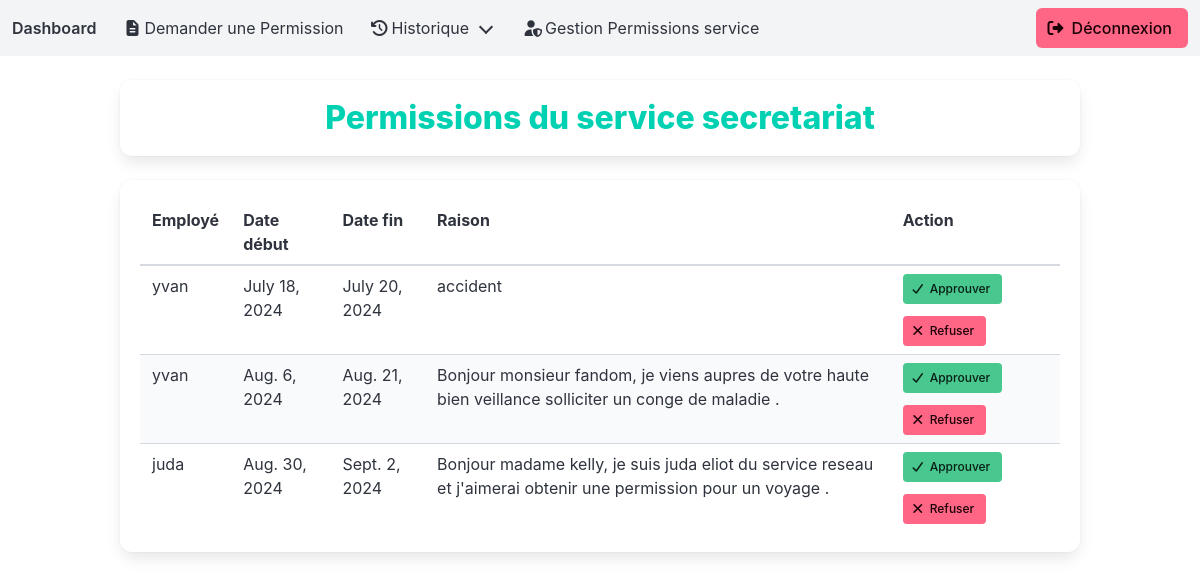
/permissions-service/ (signed in), run on the app's committed database.
### presence/models.py (models this page shows, shortened)
class Service(models.Model):
    name = models.CharField(max_length=100)

class Permission(models.Model):
    STATUT_CHOICES = [
        ('en cour de traitement', 'en cour de traitement'),
        ('approuvé', 'approuvé'),
        ('refusé', 'refusé'),
    ]
    ETAT_CHOICES = [
        ('en cour ', 'en cour '),
        ('terminé', 'terminé'),
    ]
    employee = models.ForeignKey(Employee, on_delete=models.CASCADE, default='none')
    start_date = models.DateField()
    end_date = models.DateField()
    reason = models.TextField()
    is_approved = models.CharField(max_length=25, choices=STATUT_CHOICES, default='en cour de traitement')
    date_send = models.DateField(auto_now_add=True)
    etat = models.CharField(max_length=100, choices=STATUT_CHOICES,default='')
    bool = models.BooleanField(default=False)
    class Meta:
        unique_together = ('employee', 'start_date', 'end_date')

class Employee(models.Model):
    user = models.OneToOneField(User, on_delete=models.CASCADE)
    service = models.ForeignKey(Service, on_delete=models.CASCADE, null=True, blank=True)
    is_manager = models.BooleanField(default=False)  # Ajout du champ pour gérer le chef de service
    class Meta:
        constraints = [
            models.UniqueConstraint(
                fields=['service'],
                condition=models.Q(is_manager=True),  # Vérifie que le chef est unique par service
                name='unique_manager_per_service'
            )
        ]

### presence/views.py (the view)
# urls.py: path('permissions-service/', views.permissions_service, name='permissions_service'),
@login_required
def permissions_service(request):
    if request.user.employee.is_manager:
        emp = Employee.objects.get(user=request.user)
        service = emp.service.name
        permissions = Permission.objects.filter(employee__service=emp.service, bool=False)
        return render(request, 'presence/permissions_service.html', {'permissions': permissions, 'service': service})
    else:
        return redirect('dashboard')

### presence/templates/presence/permissions_service.html (shortened to what this page needs)
{% extends 'presence/base_admin.html' %}
{% block admin_content %}
  <div class="container my-5">
    <div class="box has-text-centered">
      <h1 class="title is-3 has-text-primary">Permissions du service {{service}}</h1>
    </div>
    <div class="box">
      <div class="table-container">
        <table class="table is-striped is-hoverable is-fullwidth">
          <thead>
            <tr>
              <th>Employé</th>
              <th>Date début</th>
              <th>Date fin</th>
              <th>Raison</th>
              <th>Action</th>
            </tr>
          </thead>
          <tbody>
            {% for permission in permissions %}
              <tr>
                <td>{{ permission.employee.user.username }}</td>
                <td>{{ permission.start_date }}</td>
                <td>{{ permission.end_date }}</td>
                <td>{{ permission.reason }}</td>
                <td>
                  <div class="buttons">
                    <a href="{% url 'approve_permission_chef' permission.id %}" class="button is-success is-small">
                      <span class="icon"><i class="fas fa-check"></i></span>
                      <span>Approuver</span>
                    </a>
                    <a href="{% url 'reject_permission_chef' permission.id %}" class="button is-danger is-small">
                      <span class="icon"><i class="fas fa-times"></i></span>
                      <span>Refuser</span>
                    </a>
                  </div>
                </td>
              </tr>
            {% empty %}
              <tr>
                <td colspan="7" class="has-text-centered has-text-grey">
                  Aucune permission disponible.
                </td>
              </tr>
            {% endfor %}
          </tbody>
        </table>
      </div>
    </div>
  </div>
{% endblock %}

### presence/templates/presence/base_admin.html (shortened to what this page needs)
{% extends 'presence/base.html' %}
{% load static %}
{% block body %}
<div>
  <nav class="navbar is-light" role="navigation" aria-label="main navigation">
    <div class="navbar-brand">
      <a class="navbar-item {% if request.path == '/dashboard/' %}is-active{% endif %}" href="{% url 'dashboard' %}">
        <strong>Dashboard</strong>
      </a>
    </div>
    <div id="navbarBasicExample" class="navbar-menu vertical-menu">
      <div class="navbar-start">
        <a class="navbar-item {% if request.path == '/submit_permission/' %}is-active{% endif %}" href="{% url 'submit_permission' %}">
          <span class="icon"><i class="fas fa-file-alt"></i></span>
          <span>Demander une Permission</span>
        </a>
        <div class="navbar-item has-dropdown is-hoverable">
          <a class="navbar-link {% if request.path == '/permission_history/' %}is-active{% endif %}">
            <span class="icon"><i class="fas fa-history"></i></span>
            <span>Historique</span>
          </a>
        </div>
        {% if request.user.employee.is_manager %}
          <a class="navbar-item {% if request.path == '/permissions_service/' %}is-active{% endif %}" href="{% url 'permissions_service' %}">
            <span class="icon"><i class="fas fa-user-shield"></i></span>
            <span>Gestion Permissions service</span>
          </a>
        {% endif %}
      </div>
      <div class="navbar-end">
        <div class="navbar-item">
          <a class="button is-danger" href="{% url 'login' %}">
            <span class="icon"><i class="fas fa-sign-out-alt"></i></span>
            <span>Déconnexion</span>
          </a>
        </div>
      </div>
    </div>
  </nav>
  <div class="main-content">
    {% block admin_content %}
    {% endblock %}
  </div>
</div>
{% endblock %}

### presence/templates/presence/base.html (shortened to what this page needs)
<!DOCTYPE html>
{% load static %}
<html lang="en">
<head>
    <link rel="stylesheet" href="{% static 'style/bulma.min.css' %}">
    <link rel="stylesheet" href="https://cdn.jsdelivr.net/npm/@fortawesome/fontawesome-free/css/all.min.css">
</head>
<body>
  {% block body %}{% endblock %}
</body>
</html>

### data on the page
Service: name "secretariat"
Permission: employee.user.username "yvan", start_date "July 18, 2024", end_date "July 20, 2024", reason "accident"
Permission: employee.user.username "yvan", start_date "Aug. 6, 2024", end_date "Aug. 21, 2024", reason "Bonjour monsieur fandom, je viens aupres de votre haute bien veillance solliciter un conge de maladie ."
Permission: employee.user.username "juda", start_date "Aug. 30, 2024", end_date "Sept. 2, 2024", reason "Bonjour madame kelly, je suis juda eliot du service reseau et j'aimerai obtenir une permission pour un voyage ."
